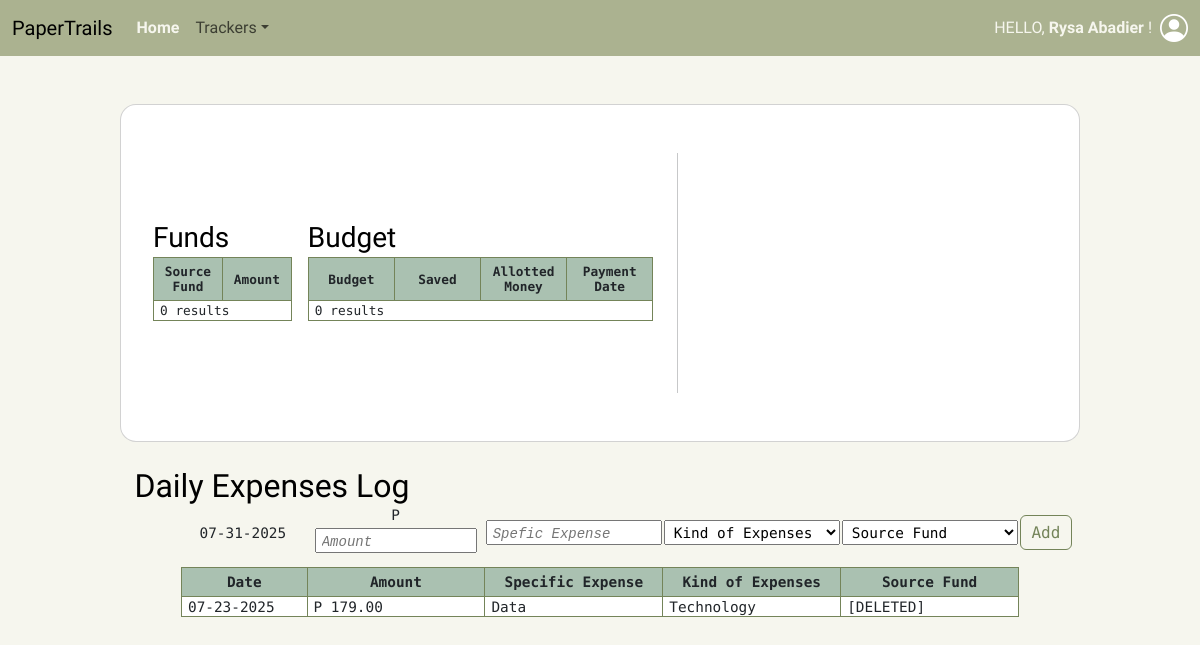
/dashboard.php (signed in), run on an earlier commit of the app's database.
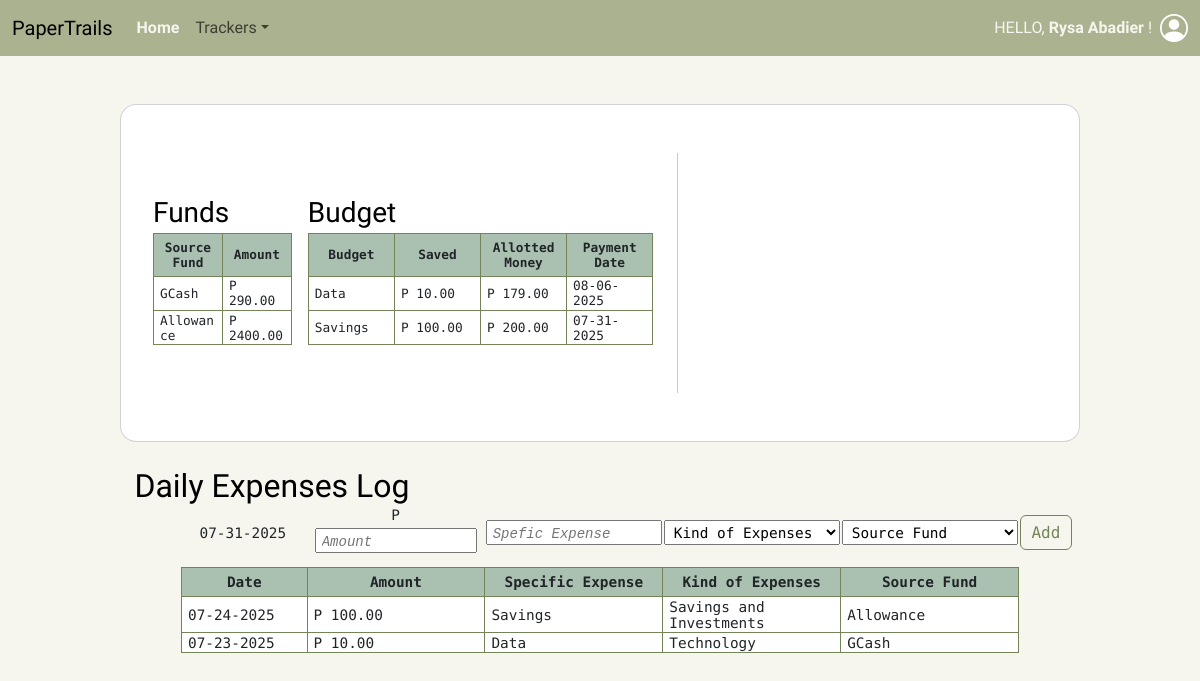
And on a later commit of the database.
### tables this page shows
CREATE TABLE `dailyexpense_log` (
  `id` int(11) NOT NULL,
  `user_id` int(11) NOT NULL,
  `amount` decimal(12,2) NOT NULL,
  `expense` varchar(255) DEFAULT '—',
  `source_id` int(11) NOT NULL,
  `expensetype_id` int(11) NOT NULL,
  `expense_date` date NOT NULL DEFAULT current_timestamp()
);

CREATE TABLE `expenses` (
  `id` int(11) NOT NULL,
  `name` varchar(255) NOT NULL
);

CREATE TABLE `source_fund` (
  `id` int(11) NOT NULL,
  `user_id` int(11) NOT NULL,
  `name` varchar(255) NOT NULL,
  `amount` decimal(12,2) NOT NULL DEFAULT 0.00,
  `asset_id` int(11) NOT NULL
);

CREATE TABLE `budget` (
  `id` int(11) NOT NULL,
  `user_id` int(11) NOT NULL,
  `amount` decimal(12,2) NOT NULL,
  `total_budget` decimal(12,2) NOT NULL,
  `budget_expense` varchar(255) NOT NULL,
  `expensetype_id` int(11) NOT NULL,
  `source_id` int(11) NOT NULL,
  `frequency_id` int(11) NOT NULL,
  `update_date` date NOT NULL DEFAULT current_timestamp()
);

### foreignkeys.php (called while the page is built, shortened)
<?php
    function getExpenseType($conn, $id) {
        $sql = "SELECT `Name` FROM Expenses WHERE `ID` = $id";
        $result = mysqli_query($conn, $sql);
        $row = mysqli_fetch_assoc($result);
        if ($row > 0) return $row["Name"];
        else return deleteLogs($conn, $id);
    }
    function getAssetSource($conn, $id) {
        $sql = "SELECT `Name` FROM Source_Fund WHERE `ID` = $id";
        $result = mysqli_query($conn, $sql);
        $row = mysqli_fetch_assoc($result);
        if ($row > 0) return $row["Name"];
        else return deleteLogs($conn, $id);
    }
    function deleteLogs($conn, $id) {
        $sql = "SELECT `Deleted_Name` FROM Delete_Log WHERE `Deleted_ID` = $id";
        $result = mysqli_query($conn, $sql);
        $row = mysqli_fetch_assoc($result);
        return '[DELETED] ' . $row["Deleted_Name"];
    }
?>

### dailyexpenses.php (the view, shortened to what the changed rows need)
<?php
    include_once("connect.php");
    include_once("session.php");
    include_once("foreignkeys.php");
    function listDaily($conn) {
        dailyHeaders();
        $sql = "SELECT `ID`, DATE_FORMAT(Expense_Date, '%m-%d-%Y') AS `Expense_Date`, `Amount`, `Expense`, `ExpenseType_ID`, `Source_ID` FROM DailyExpense_Log WHERE `User_ID` =" . $_SESSION["id"] . " ORDER BY `Expense_Date` DESC" ;
        $result = mysqli_query($conn, $sql);
        if (mysqli_num_rows($result) > 0) {
            while($row = mysqli_fetch_assoc($result)) {
                $expenseType = getExpenseType($conn, $row["ExpenseType_ID"]);
                $assetSource = getAssetSource($conn, $row["Source_ID"]);
                echo '<tr point><td>' . $row["Expense_Date"] . '</td>';
                echo '<td>P ' . $row["Amount"] . '</td>';
                echo '<td>' . $row["Expense"] . '</td>';
                echo '<td>' . $expenseType . '</td>';
                echo '<td>' . $assetSource . '</td>';
            }
        } else {
            echo '<tr><td colspan="5">0 results</td></tr>';
        }
        echo '</table>';
    }
    function dailyHeaders() {
        echo '<table class="dashboard mx-auto" style="font-size: 0.9rem; width: 90%;">';
        echo '<tr><th style="width: 15%;">Date</th>';
        echo '<th>Amount</th>';
        echo '<th>Specific Expense</th>';
        echo '<th>Kind of Expenses</th>';
        echo '<th>Source Fund</th></tr>';
    }
?>

### sourcefunds.php (shortened to what the changed rows need)
<?php
    include_once("connect.php");
    include_once("session.php");
    include_once("foreignkeys.php");
    function shortListFunds($conn) {
        fundsHeaders(false);
        $sql = "SELECT `ID`, `Name`, `Amount` FROM Source_Fund WHERE `User_ID` = " . $_SESSION["id"];
        $result = mysqli_query($conn, $sql);
        if (mysqli_num_rows($result) > 0) {
            while($row = mysqli_fetch_assoc($result)) {
                echo '<tr point><td>' . $row["Name"] . '</td>';
                echo '<td>P ' . $row["Amount"] . '</td></tr>';
            }
        } else {
            echo '<tr><td colspan="2">0 results</td></tr>';
        }
        echo '</table>';
    }
    function fundsHeaders($show) {
        echo '<table class="dashboard mx-auto"';
        if ($show) {
            echo ' style="font-size: 0.9rem; width: 90%;"';
        }
        echo '>';
        echo '<tr><th>Source Fund</th>';
        echo '<th>Amount</th>';
    }
?>

### budget.php (shortened to what the changed rows need)
<?php
    include_once("connect.php");
    include_once("session.php");
    include_once("foreignkeys.php");
    function shortListBudget($conn) {
        $sql = "SELECT `ID`, `Update_Date`, `Budget_Expense`, `Amount`, `Total_Budget`, `Frequency_ID` FROM Budget WHERE `User_ID` = " . $_SESSION["id"];
        $result = mysqli_query($conn, $sql);
        budgetHeaders(false);
        if (mysqli_num_rows($result) > 0) {
            while($row = mysqli_fetch_assoc($result)) {
                $payDate = $row["Frequency_ID"];
                $date = date_create($row["Update_Date"]);
                echo '<tr point><td>' . $row["Budget_Expense"] . '</td>';
                echo '<td>P ' . $row["Amount"] . '</td>';
                echo '<td>P ' . $row["Total_Budget"] . '</td>';
                switch ($payDate) {
                    case 2:
                        date_add($date,date_interval_create_from_date_string("1 week"));
                        break;
                    case 3:
                        date_add($date,date_interval_create_from_date_string("2 weeks"));
                        break;
                }
                echo '<td>' . date_format($date,"m-d-Y") . '</td></tr>';
            }
        } else {
            echo '<tr><td colspan="4">0 results</td></tr>';
        }
        echo '</table>';
    }
    function budgetHeaders($show) {
        echo '<table class="dashboard mx-auto"';
        if ($show) {
            echo ' style="font-size: 0.9rem; width: 90%;"';
        }
        echo '>';
        echo '<tr><th>Budget</th>';
        echo '<th>Saved</th>';
        echo '<th>Allotted Money </th>';
        echo '<th>Payment Date</th>';
        echo '</tr>';
    }
?>

What changed in the data, as far as the page shows it:
added source_fund: name "GCash", amount "290.00"
added source_fund: name "Allowance", amount "2400.00"
added budget: budget_expense "Data", amount "10.00", total_budget "179.00", update_date "08-06-2025"
added budget: budget_expense "Savings", amount "100.00", total_budget "200.00", update_date "07-31-2025"
added dailyexpense_log: Expense_Date "07-24-2025", amount "100.00", expense "Savings", expensetype.name "Savings and Investments", source.name "Allowance"
changed dailyexpense_log "Data": amount "179.00" → "10.00"; source.name "[DELETED]" → "GCash"
Also different on the page:
text no longer shown: "0 results 0 results"
